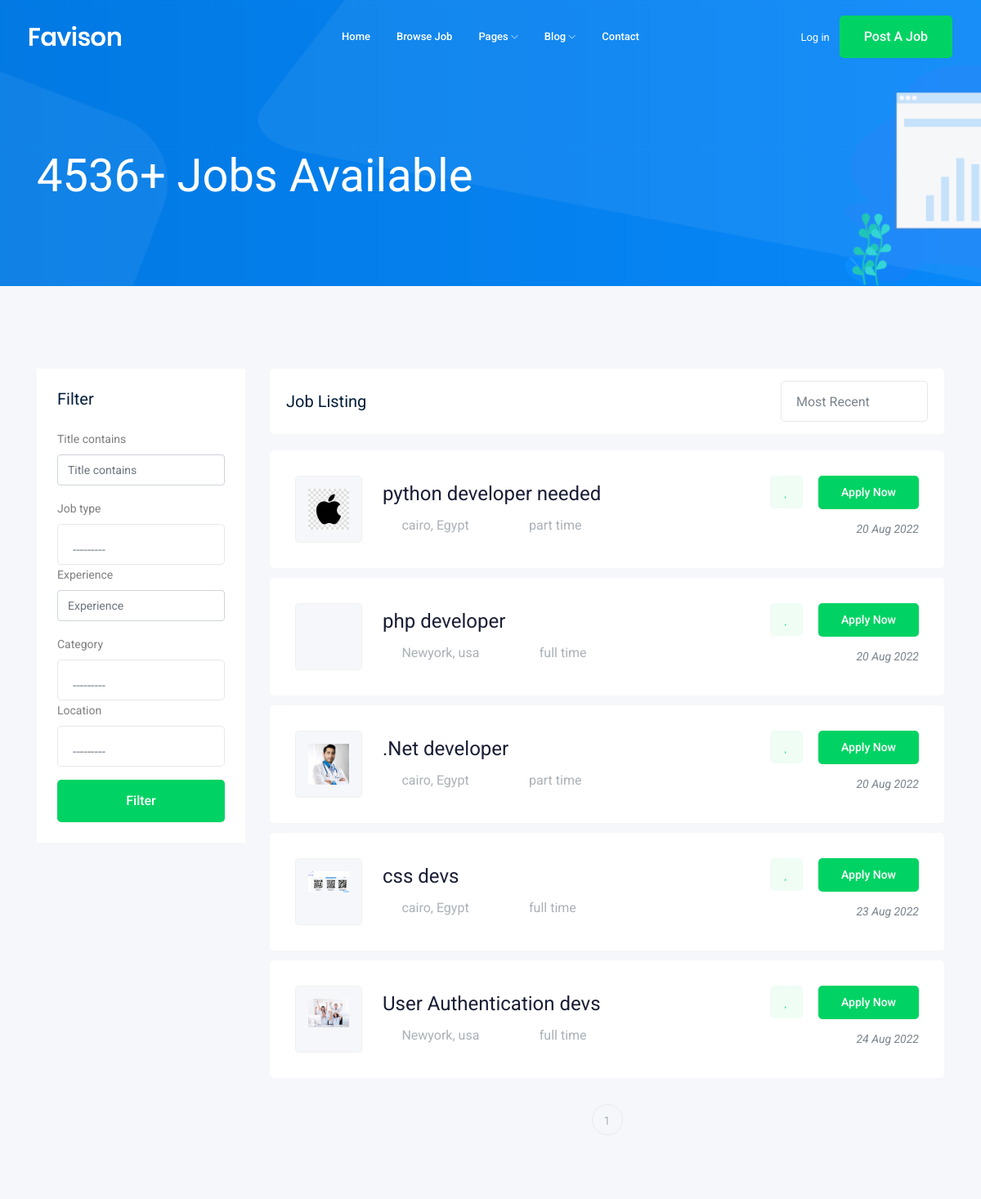
Page /job/ (upper part) on the earlier database version.
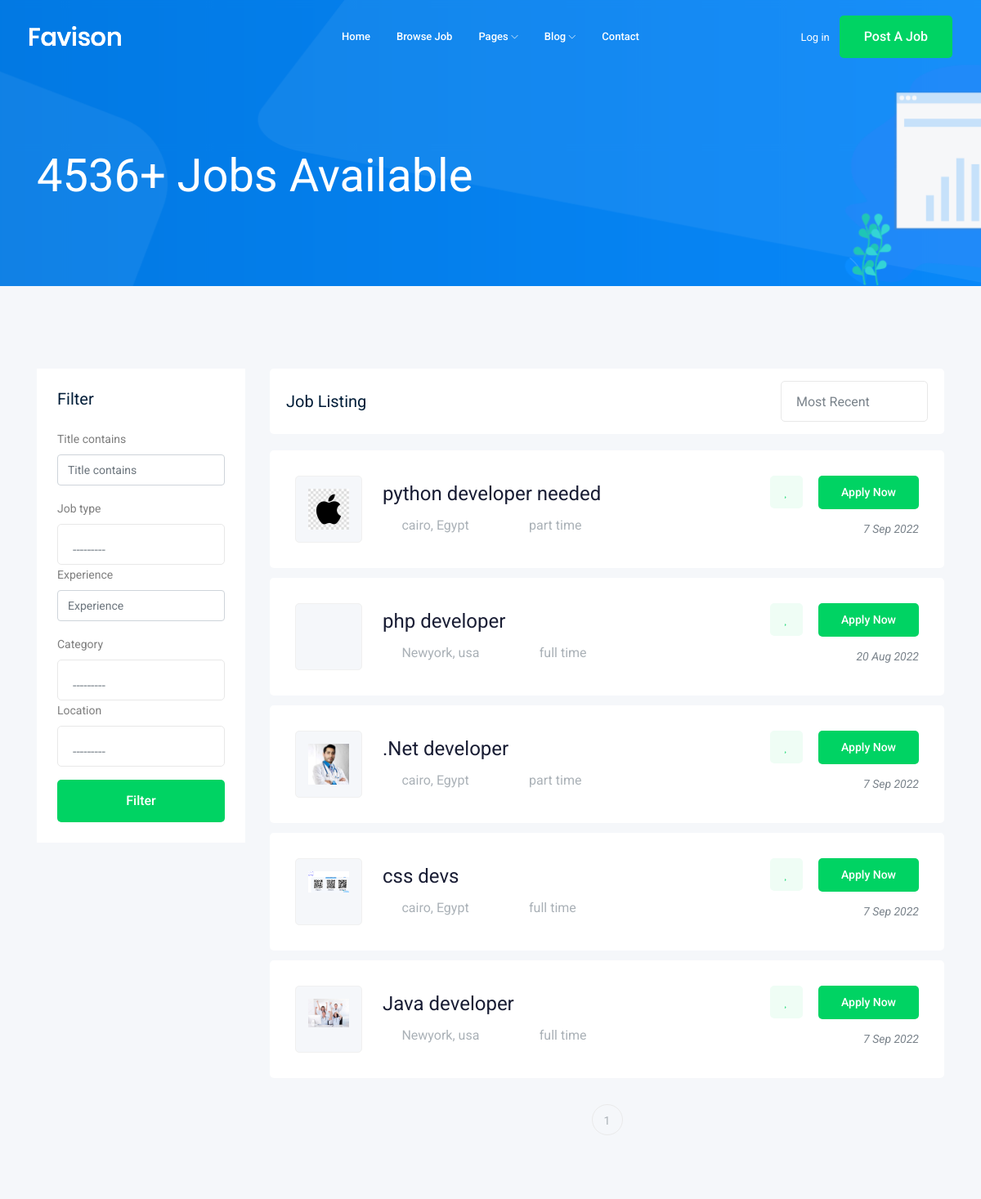
Same page on the later database version.
### job/models.py (models this page shows, shortened)
class Job(models.Model):
    owner=models.ForeignKey(User,related_name="job_owner",on_delete=models.CASCADE)
    title=models.CharField(max_length=100)
    job_type=models.CharField(max_length=15,choices=job_ty)
    experience=models.IntegerField(default=1)
    jop_describtion=models.TextField(max_length=4000)
    puplish_date=models.DateTimeField(auto_now=True)
    Vacancy=models.IntegerField(default=1)
    Salary=models.DecimalField(max_digits=6,decimal_places=2)
    category=models.ForeignKey(Category,on_delete=models.CASCADE)
    img=models.ImageField(upload_to= upload_img)
    location=models.ForeignKey(Location,on_delete=models.CASCADE)
    slug=models.SlugField(max_length=100,blank=True,null=True)

class Location(models.Model):
    city=models.CharField(max_length=100)
    countery=models.CharField(max_length=100)
    def __str__(self) -> str:
        return self.city

### job/views.py (the view)
# urls.py: path('',views.job_list,name='job_list'),
def job_list(request):
    job_list=Job.objects.all()
    filter=JobFilter(request.GET,queryset=job_list)
    job_list=filter.qs
    pagintor=Paginator(job_list,5)
    page_num=request.GET.get('page')
    page_obj=pagintor.get_page(page_num)
    contxt={"jobs":page_obj,'myfilter':filter}
    return render(request,"job/all_job.html",contxt)

### job/models.py (called while the page is built)
    def __str__(self) -> str:
        return self.name

### job/templates/job/all_job.html (shortened to what this page needs)
{% extends "base.html" %}
{% load bootstrap4 %}
 {% block content %}
    <div class="bradcam_area bradcam_bg_1">
        <div class="container">
            <div class="row">
                <div class="col-xl-12">
                    <div class="bradcam_text">
                        <h3>4536+ Jobs Available</h3>
                    </div>
                </div>
            </div>
        </div>
    </div>
    <div class="job_listing_area plus_padding">
        <div class="container">
            <div class="row">
                <div class="col-lg-3">
                    <div class="job_filter white-bg">
                        <div class="form_inner white-bg">
                            <h3>Filter</h3>
                            <form action="#" method="GET">
                                {% bootstrap_form myfilter.form %}
                                {% buttons %}
                                <div class="submit_btn">
                                    <button class="boxed-btn3 w-100 mt-3" type="submit">filter</button>
                                </div>
                            {% endbuttons %}
                            </form>
                        </div>
                    </div>
                </div>
                <div class="col-lg-9">
                    <div class="recent_joblist_wrap">
                        <div class="recent_joblist white-bg ">
                            <div class="row align-items-center">
                                <div class="col-md-6">
                                    <h4>Job Listing</h4>
                                </div>
                                <div class="col-md-6">
                                    <div class="serch_cat d-flex justify-content-end">
                                    </div>
                                </div>
                            </div>
                        </div>
                    </div>
                    <div class="job_lists m-0">
                    {% for job in jobs  %}
                        <div class="row">
                            <div class="col-lg-12 col-md-12">
                                <div class="single_jobs white-bg d-flex justify-content-between">
                                    <div class="jobs_left d-flex align-items-center">
                                        <div class="thumb">
                                            <img style="max-width: 50px; height: auto; " src={{job.img.url}} alt="">
                                        </div>
                                        <div class="jobs_conetent">
                                            <a href={% url 'jobs:job_detail' job.slug %}><h4>{{job.title}}</h4></a>
                                            <div class="links_locat d-flex align-items-center">
                                                <div class="location">
                                                    <p> <i class="fa fa-map-marker"></i> {{job.location.city}}, {{job.location.countery}}</p>
                                                </div>
                                                <div class="location">
                                                    <p> <i class="fa fa-clock-o"></i> {{job.job_type}} </p>
                                                </div>
                                            </div>
                                        </div>
                                    </div>
                                    <div class="jobs_right">
                                        <div class="apply_now">
                                            <a class="heart_mark" href="#"> <i class="fa fa-heart"></i> </a>
                                            <a href={% url 'jobs:job_detail' job.slug %} class="boxed-btn3">Apply Now</a>
                                        </div>
                                        <div class="date">
                                            <p>{{job.puplish_date|date:'j M Y'}}</p>
                                        </div>
                                    </div>
                                </div>
                            </div>
                        </div>
                        {% endfor %}
                        <div class="row">
                            <div class="col-lg-12">
                                <div class="pagination_wrap">
                                    <ul>
                                        {% for page_num in jobs.paginator.page_range %}
                                        <li><a href="?page={{page_num}}"><span>{{page_num}}</span></a></li>
                                        {% endfor %}
                                    </ul>
                                </div>
                            </div>
                        </div>
                    </div>
                </div>
            </div>
        </div>
    </div>
    {% endblock content %}

### templates/base.html (shortened to what this page needs)
{% load static %}
<!doctype html>
<html class="no-js" lang="zxx">
<head>
    <link rel="stylesheet" href="{% static 'css/bootstrap.min.css' %}">
    <link rel="stylesheet" href="{% static 'css/owl.carousel.min.css' %}">
    <link rel="stylesheet" href="{% static 'css/magnific-popup.css' %}">
    <link rel="stylesheet" href="{% static 'css/font-awesome.min.css' %}">
    <link rel="stylesheet" href="{% static 'css/themify-icons.css' %}">
    <link rel="stylesheet" href="{% static 'css/nice-select.css' %}">
    <link rel="stylesheet" href="{% static 'css/flaticon.css' %}">
    <link rel="stylesheet" href="{% static 'css/jquery-ui.css' %}">
    <link rel="stylesheet" href="{% static 'css/gijgo.css' %}">
    <link rel="stylesheet" href="{% static 'css/animate.min.css' %}">
    <link rel="stylesheet" href="{% static 'css/slicknav.css' %}">
    <link rel="stylesheet" href="{% static 'css/style.css' %}">
</head>
<body>
    <header>
        <div class="header-area ">
            <div id="sticky-header" class="main-header-area">
                <div class="container-fluid ">
                    <div class="header_bottom_border">
                        <div class="row align-items-center">
                            <div class="col-xl-3 col-lg-2">
                                <div class="logo">
                                    <a href="index.html">
                                        <img src="img/logo.png" alt="">
                                    </a>
                                </div>
                            </div>
                            <div class="col-xl-6 col-lg-7">
                                <div class="main-menu  d-none d-lg-block">
                                    <nav>
                                        <ul id="navigation">
                                            <li><a href="index.html">home</a></li>
                                            <li><a href="{% url 'jobs:job_list'  %}">Browse Job</a></li>
                                            <li><a href="#">pages <i class="ti-angle-down"></i></a>
                                            </li>
                                            <li><a href="#">blog <i class="ti-angle-down"></i></a>
                                            </li>
                                            <li><a href="contact.html">Contact</a></li>
                                        </ul>
                                    </nav>
                                </div>
                            </div>
                            <div class="col-xl-3 col-lg-3 d-none d-lg-block">
                                <div class="Appointment">
                                {% if request.user.is_authenticated  %}
                                <div class="phone_num d-none d-xl-block">
                                        <a href="{% url 'accounts:profile'  %}">profile</a>
                                    </div>
                                    <div class="phone_num d-none d-xl-block">
                                        <a href="{% url 'logout'  %}">Log out</a>
                                    </div>
                                    {% else %}
                                    <div class="phone_num d-none d-xl-block">
                                        <a href="{% url 'login'  %}">Log in</a>
                                    </div>
                            {% endif %}
                                    <div class="d-none d-lg-block">
                                        <a class="boxed-btn3" href="{% url 'jobs:add_job'  %}">Post a Job</a>
                                    </div>
                                </div>
                            </div>
                            <div class="col-12">
                            </div>
                        </div>
                    </div>
                </div>
            </div>
        </div>
    </header>
   {% block content %}
   {% endblock content %}
</body>
</html>

Differences in the rows shown:
removed Job: img (picture), title "User Authentication devs", location.city "Newyork", location.countery "usa", job_type "full time", puplish_date "24 Aug 2022"
changed Job "python developer needed": puplish_date "20 Aug 2022" → "7 Sep 2022"
changed Job ".Net developer": puplish_date "20 Aug 2022" → "7 Sep 2022"
changed Job "css devs": puplish_date "23 Aug 2022" → "7 Sep 2022"
added Job: img (picture), title "Java developer", location.city "Newyork", location.countery "usa", job_type "full time", puplish_date "7 Sep 2022"
